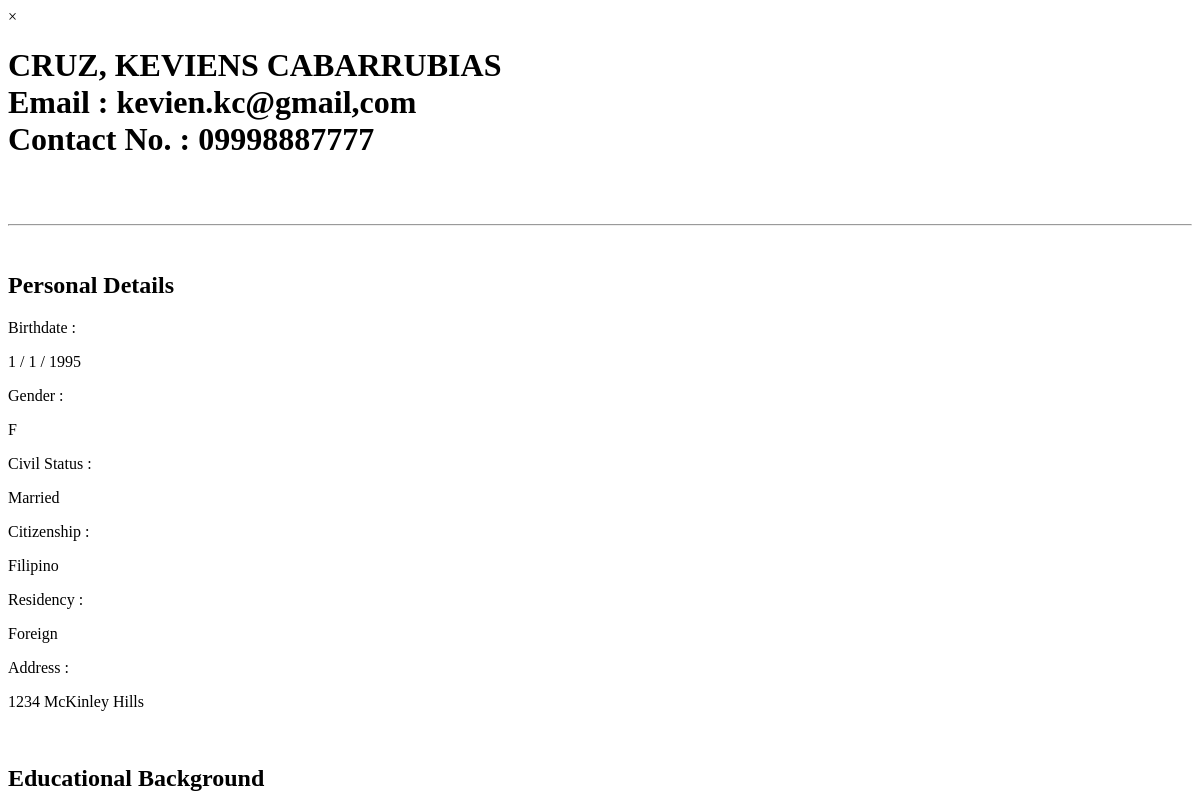
Before: /index/users/1/profile (signed in) with the older database file.
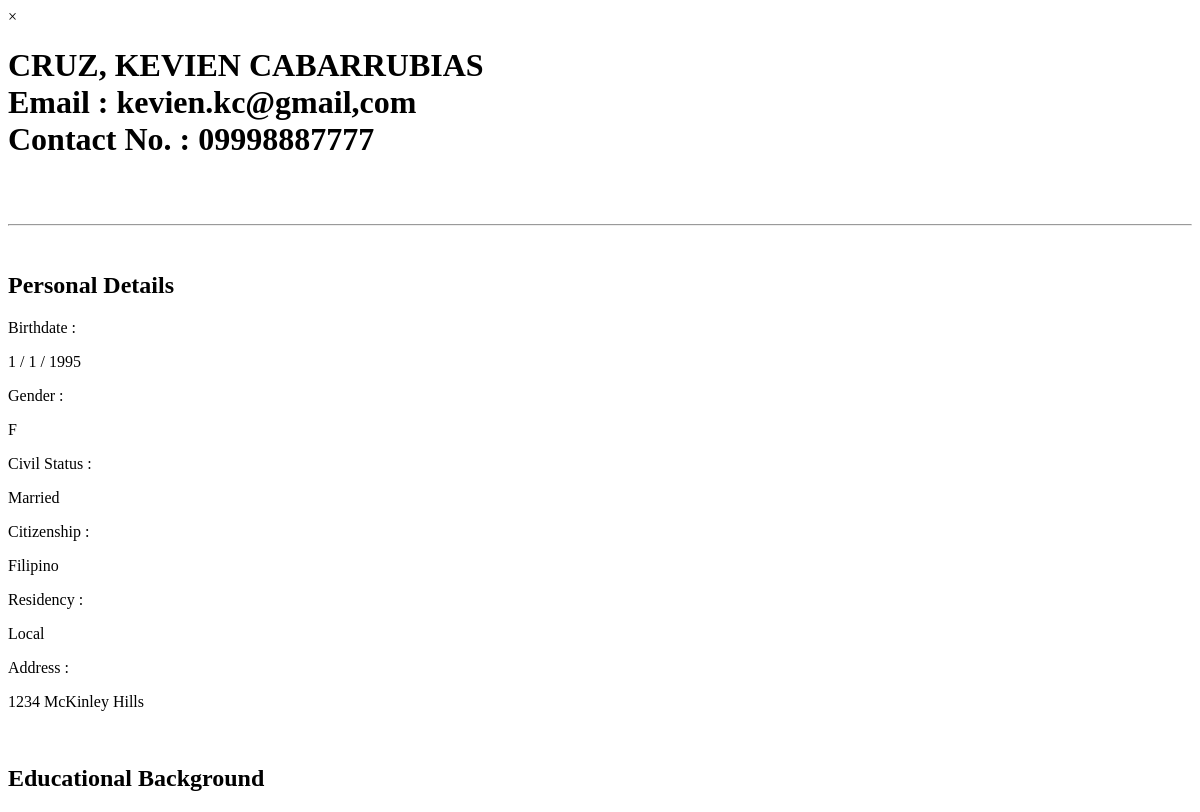
After: the same page with the newer database file.
### models.py (models this page shows)
class User(db.Model):
    __tablename__ = "users"
    id = db.Column("id", db.Integer, primary_key=True)
    username = db.Column("username", db.String(64), unique=True, nullable=False)
    f_name = db.Column("f_name", db.String(64))
    m_name = db.Column("m_name", db.String(64))
    l_name = db.Column("l_name", db.String(64))
    ext_name = db.Column("ext_name", db.String(5))
    civil_status = db.Column("civil_status", db.Enum('Single', 'Married', 'Legally Separated', 'Widowed'))
    citizenship = db.Column("citizenship", db.String(20))
    birthyear = db.Column("birthyear", db.Integer)
    birthmonth = db.Column("birthmonth", db.Integer)
    birthday = db.Column("birthday", db.Integer)
    gender = db.Column("gender", db.Enum('M', 'F'))
    email = db.Column("email", db.String(64))
    contact_no = db.Column("contact_no", db.String(64))
    residency = db.Column("residency", db.Enum('local', 'foreign'), default='local')
    local_address = db.Column("local_address", db.String(100))
    foreign_address = db.Column("foreign_address", db.String(100))
    password = db.Column("password", db.String(64), nullable=False)
    user_type = db.Column(db.Enum('admin', 'instructor', 'student'), nullable=False)
    ft_login = db.Column("ft_login", db.Boolean, default=True)
    reset_password = db.Column("reset_password", db.Boolean, default=False)

### views.py (the view)
@views.route('/users/<user_id>/profile')
def profile(user_id):
    if g.user != 'admin':
        return redirect(url_for('.unauthorized'))
    views = user_views[g.user]
    data = db.get_account_details(user_id)
    return render_template('profile.html', page="Profile", data=data, views=views)

### db_functions.py (called while the page is built)
def get_account_details(user_id):
    user = User.query.filter_by(id=user_id).first().__dict__
    if user['user_type'] == 'student':
        student = Student.query.filter_by(user=user_id).first().__dict__
        user['tup_id'] = student['tup_id']
    if user['user_type'] == 'instructor':
        instructor = Instructor.query.filter_by(user=user_id).first().__dict__
        college = College.query.filter_by(id=instructor['college']).first().abbr
        user['college'] = college
        user['educational_background'] = get_educational_background(user_id)
    return user

### views.py (called while the page is built)
@views.before_request
def verify_permissions():
    g.user = None
    if 'user' in session:
        g.user = session['user']
    else:
        return redirect('/login')

### templates/profile.html (shortened to what this page needs)
<div>
    <span id="close" class="close">&times;</span><br>
    <div class="popup-content">
        <h1>
            {{ data.l_name | upper }}, {{ data.f_name | upper }} {{ data.m_name | upper }}<br>
            <span class="subtext"><span class="label">Email :</span> {{ data.email }}</span><br>
            <span class="subtext"><span class="label">Contact No. :</span> {{ data.contact_no }}</span><br>
        </h1><br><br><hr><br>
        <div class="row">
            <div class="popup-section width-40 right-border">
                <h2>Personal Details</h2>
                {% if data.birthday and data.birthmonth and data.birthyear %}
                    <div class="row"><span class="label width-40">Birthdate :</span><p class="width-60">{{data.birthday}} / {{data.birthmonth}} / {{data.birthyear}}</p></div>
                {% endif %}
                {% if data.gender %}
                    <div class="row"><span class="label width-40">Gender :</span><p class="width-60">{{data.gender}}</p></div>
                {% endif %}
                {% if data.civil_status %}
                    <div class="row"><span class="label width-40">Civil Status :</span><p class="width-60">{{data.civil_status}}</p></div>
                {% endif %}
                {% if data.citizenship %}
                    <div class="row"><span class="label width-40">Citizenship :</span><p class="width-60">{{data.citizenship.title()}}</p></div>
                {% endif %}
                {% if data.residency %}
                    <div class="row"><span class="label width-40">Residency :</span><p class="width-60">{{data.residency.title()}}</p></div>
                {% endif %}
                {% if data.local_address %}
                    <div class="row"><span class="label width-40">Address :</span><p class="width-60">{{data.local_address}}</p></div>
                {% endif %}
            </div><br>
            <div class="popup-section width-60">
            <h2>Educational Background</h2>
            </div>
        </div>
    </div>
</div>

Changed rows visible on the page:
changed User "CRUZ": f_name "KEVIENS" → "KEVIEN"; residency "Foreign" → "Local"
